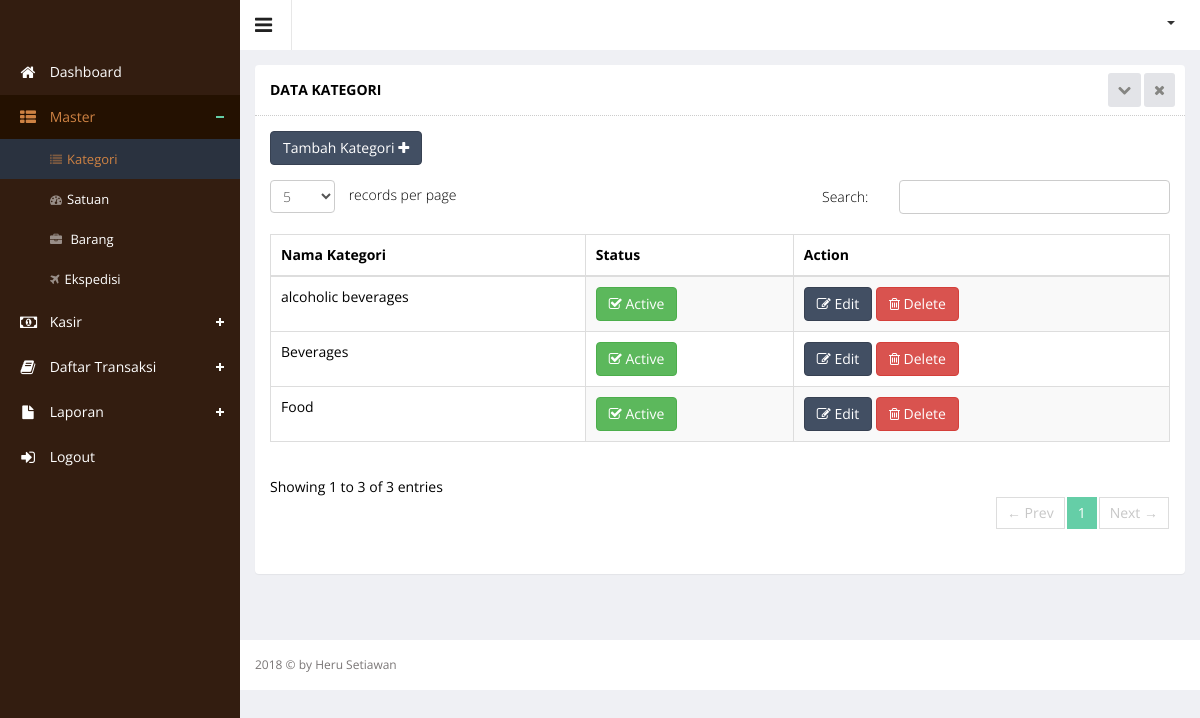
The app's page /index.php?hal=master/category/list (signed in), older data.
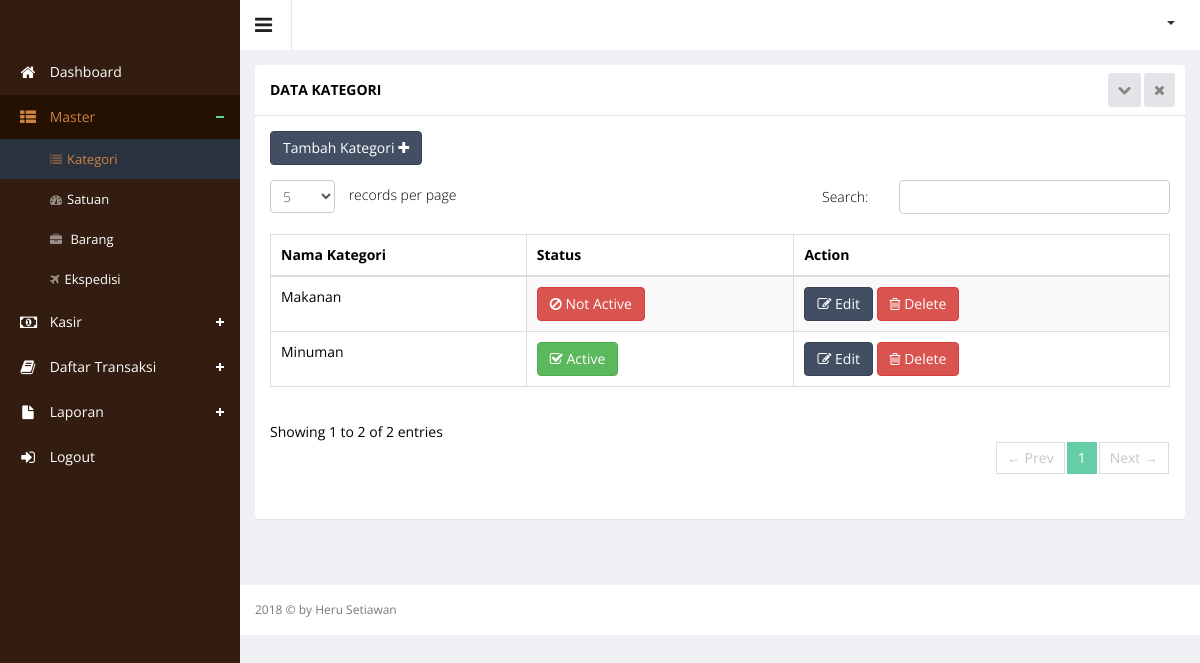
The same page, newer data.
### tables this page shows
CREATE TABLE `category` (
  `category_id` int(11) NOT NULL,
  `category_name` varchar(250) DEFAULT NULL,
  `category_status` enum('Y','N') DEFAULT NULL
);

### function.php (called while the page is built)
<?php
function url($hal){
		$url = explode('/',$hal);
		return $url;
}
?>

### master/category/list.php (the view, shortened to what this page needs)
<div class="wrapper">
    <div class="row">
        <div class="col-sm-12">
            <section class="panel">
                <header class="panel-heading">
                    Data KAtegori
                    <span class="tools pull-right">
                        <a href="javascript:;" class="fa fa-chevron-down"></a>
                        <a href="javascript:;" class="fa fa-times"></a>
                     </span>
                </header>
                <div class="panel-body">
                    <div class="adv-table editable-table ">
                        <div class="clearfix">
                            <div class="btn-group">
                                <a href="?hal=master/category/add">
                                    <button data-toggle="modal" class="btn btn-primary">
                                        Tambah Kategori <i class="fa fa-plus"></i>
                                    </button>
                                </a>
                            </div>
                        </div>
                        <table class="table table-striped table-hover table-bordered" id="editable-sample">
                            <thead>
                            <tr>
                                <th>Nama Kategori</th>
                                <th>Status</th>
                                <th>Action</th>
                            </tr>
                            </thead>
                            <tbody>
                            <?php
                            $queryCategory = $connect->query("SELECT * FROM category ORDER BY category_id DESC");
                            while ($rowCategory = mysqli_fetch_array($queryCategory)) {
                                ?>
                                <tr class="">
                                    <td><?php echo $rowCategory['category_name']; ?></td>
                                    <td><?php if ($rowCategory['category_status'] == 'Y') { ?>
                                            <button class="btn btn-success" type="submit"><i
                                                        class="fa fa-check-square-o"></i> Active
                                            </button>
                                        <?php } else { ?>
                                            <button class="btn btn-danger" type="submit"><i class="fa fa-ban"></i> Not
                                                Active
                                            </button>
                                        <?php } ?></td>
                                    <td>
                                        <a href="?hal=master/category/edit&id=<?php echo $rowCategory['category_id']; ?>">
                                            <button class="btn btn-primary" type="submit"><i class="fa fa-edit"></i>
                                                Edit
                                            </button>
                                        </a>
                                        <a href="?hal=master/category/list&hapus=<?php echo $rowCategory['category_id']; ?>">
                                            <button class="btn btn-danger" type="submit" name="hapus"><i
                                                        class="fa fa-trash-o"></i> Delete
                                            </button>
                                        </a>
                                    </td>
                                </tr>
                            <?php } ?>
                            </tbody>
                        </table>
                    </div>
                </div>
            </section>
        </div>
    </div>
</div>

### index.php (shortened to what this page needs)
<?php
include 'function.php';
if (!empty($_SESSION["username"]) && !empty($_SESSION['password'])) {
    ?>
    <!DOCTYPE html>
    <html lang="en">
    <head>
        <link rel="stylesheet" type="text/css" href="assets/js/bootstrap-datepicker/css/datepicker-custom.css"/>
        <link rel="stylesheet" type="text/css" href="assets/js/bootstrap-timepicker/css/timepicker.css"/>
        <link rel="stylesheet" type="text/css" href="assets/js/bootstrap-colorpicker/css/colorpicker.css"/>
        <link rel="stylesheet" type="text/css" href="assets/js/bootstrap-daterangepicker/daterangepicker-bs3.css"/>
        <link rel="stylesheet" type="text/css" href="assets/js/bootstrap-datetimepicker/css/datetimepicker-custom.css"/>
        <link href="assets/js/iCheck/skins/square/square.css" rel="stylesheet">
        <link href="assets/js/iCheck/skins/square/red.css" rel="stylesheet">
        <link href="assets/js/iCheck/skins/square/blue.css" rel="stylesheet">
        <link href="assets/css/clndr.css" rel="stylesheet">
        <link rel="stylesheet" type="text/css" href="assets/css/bootstrap-fileupload.min.css" />
        <link rel="stylesheet" href="assets/js/morris-chart/morris.css">
        <link href="assets/css/style.css" rel="stylesheet">
        <link href="assets/css/style-responsive.css" rel="stylesheet">
    </head>
    <body class="sticky-header">
    <section>
        <?php include("sidebar.php"); ?>
        <div class="main-content">
            <?php include("header.php"); ?>
            <?php
            if (isset($_GET['hal']) && strlen($_GET['hal']) > 0) {
                $hal = str_replace(".", "/", $_GET['hal']) . ".php";
            } else {
                $hal = "dashboard.php";
            }
            if (file_exists($hal)) {
                include($hal);
            } else {
                include("dashboard.php");
            }
            ?>
            <?php include("footer.php"); ?>
        </div>
    </section>
    </body>
    </html>
    <?php
} else {
    header("Location: login.php");
}
?>

### sidebar.php (shortened to what this page needs)
<div class="left-side sticky-left-side">
    <div class="logo">
    </div>
    <div class="left-side-inner">
        <ul class="nav nav-pills nav-stacked custom-nav">
            <?php $data = url($_GET['hal']); ?>
            <li><a href="?hal=dashboard"><i class="fa fa-home"></i> <span>Dashboard</span></a></li>
            <li class="menu-list <?php echo ($data[1] == 'barang' || $data[1] == 'category' || $data[1] == 'satuan' || $data[1] == 'ekspedisi' ) ? 'nav-active' : ''; ?>">
                <a href="#"><i class="fa fa-th-list"></i> <span>Master</span></a>
                <ul class="sub-menu-list">
                    <li <?php echo $data[1] == 'category' ? 'class=active' : ''; ?>><a href="?hal=master/category/list"><i
                                    class="fa fa-list"></i>Kategori</a></li>
                    <li <?php echo $data[1] == 'satuan' ? 'class=active' : ''; ?>><a href="?hal=master/satuan/list"><i
                                    class="fa fa-tachometer"></i>Satuan</a></li>
                    <li <?php echo $data[1] == 'barang' ? 'class=active' : ''; ?>><a href="?hal=master/barang/list"><i
                                    class="fa fa-briefcase"></i> Barang</a></li>
                    <li <?php echo $data[1] == 'ekspedisi' ? 'class=active' : ''; ?>><a href="?hal=master/ekspedisi/list"> <i
                                    class="fa fa-plane"> </i>Ekspedisi</a></li>
                </ul>
            </li>
            <li class="menu-list <?php echo ($data[1] == 'beli_langsung' || $data[1] == 'via_telepon') ? 'nav-active' : ''; ?>">
                <a href="#"><i class="fa fa-money"></i> <span>Kasir</span></a>
            </li>
             <li class="menu-list <?php echo ($data[1] == 'transaksi_langsung' || $data[1] == 'via_telepon') ? 'nav-active' : ''; ?>">
                <a href="#"><i class="fa fa-book"></i> <span>Daftar Transaksi</span></a>
            </li>
            <li class="menu-list <?php echo ($data[1] == 'laporan_product' || $data[1] == 'laporan_stock' || $data[1] == 'laporan_transaksi') ? 'nav-active' : ''; ?>">
                <a href="#"><i class="fa fa-file"></i> <span>Laporan</span></a>
            </li>
            <li><a href="logout.php"><i class="fa fa-sign-in"></i> <span>Logout</span></a></li>
        </ul>
    </div>
</div>

### header.php (shortened to what this page needs)
<div class="header-section">
    <a class="toggle-btn"><i class="fa fa-bars"></i></a>
    <div class="menu-right">
        <ul class="notification-menu">
            <li>
                <a href="#" class="btn btn-default dropdown-toggle" data-toggle="dropdown">
                    <span class="caret"></span>
                </a>
            </li>
        </ul>
    </div>
</div>

### footer.php
<footer>
    2018 &copy; by Heru Setiawan
</footer>

Row changes from the older to the newer data that the page shows:
removed category: category_name "alcoholic beverages", category_status "Y" (drawn)
removed category: category_name "Beverages", category_status "Y" (drawn)
added category: category_name "Minuman", category_status "Y" (drawn)
changed category: category_name "Food" → "Makanan"; category_status "Active" → "Not Active"
Text that changed along with them:
text written by a page script: "records per page Search: Showing 1 to 3 of 3 entries ← Prev 1 Next →" → "records per page Search: Showing 1 to 2 of 2 entries ← Prev 1 Next →"
